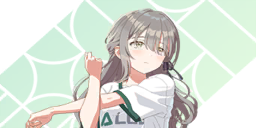
#> input picture assets/pack/support/img_general_csprt-1-0013_thumb-landscape.png, 256 x 128 px; its folder holds only this picture in this run
$ python -i idols.py   (imports and definitions only)
#> lines starting #> are read from the running program, lines starting #| are printed output that depends on the picture; after the words box and inside, x2 and y2 are one past the last pixel; in counts of white or black regions, pixels touching at a corner belong together
#> further down, picture is the input picture: shape (128, 256, 3); mean B, G, R 216.7, 226.8, 218.9
"""偶像卡图库（编成第 1 步选偶像）：和 KAA image_db 的 idols 库同一套做法，不依赖 KAA。

图：AssetSource.game_data("idol_cards")（KAA 公开数据的 idol_cards/，<skin id>_<n>.png）。描述子：HSV 三通道各 8 档的直方图，
画面均分 3×3 共 9 块分别算、各自 cv2.normalize 后拼接（同 KAA HistDescriptor(8)）；距离：卡方 0.5·Σ(a−b)²/(a+b)
（同 KAA 的 FlatIndex CHI2）。整库第一次用时现算（几百张，约 1 秒），之后缓存。
"""

from __future__ import annotations

from functools import cache
from pathlib import Path

import cv2
import numpy as np

BINS = 8


def descriptor(img: np.ndarray) -> np.ndarray:
    hsv = cv2.cvtColor(img, cv2.COLOR_BGR2HSV)
#> hsv: shape (128, 256, 3); mean H, S, V 44.5, 22, 231.6
    h, w = hsv.shape[:2]
#> h = 128; w = 256
    parts = []
    for i in range(3):
        for j in range(3):
            mask = np.zeros((h, w), np.uint8)
            mask[i * h // 3 : (i + 1) * h // 3, j * w // 3 : (j + 1) * w // 3] = 255
            hist = cv2.calcHist([hsv], [0, 1, 2], mask, [BINS] * 3, [0, 180, 0, 256, 0, 256])
            parts.append(cv2.normalize(hist, hist).flatten())
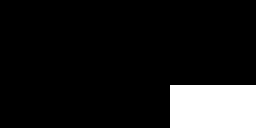
#> mask: shape (128, 256); 11.3% white; 1 white region, box (x1, y1, x2, y2) and area: (170, 85, 256, 128) 3698
#> after the loop, parts = 9 items
    return np.concatenate(parts).astype(np.float32)


def _idol_dir() -> Path | None:
    from hiro import plugins

    src = plugins.get("asset_source")
    return src.game_data("idol_cards") if src is not None and hasattr(src, "game_data") else None


@cache
def _db() -> tuple[tuple[str, ...], np.ndarray]:
    d = _idol_dir()
    files = sorted(d.glob("*.png")) if d is not None and d.is_dir() else []
    keys, vecs = [], []
    for f in files:
        img = cv2.imread(str(f))
        if img is not None:
            keys.append(f.name)
            vecs.append(descriptor(img))
    return tuple(keys), (np.stack(vecs) if vecs else np.zeros((0, BINS**3 * 9), np.float32))


def query(img: np.ndarray, threshold: float | None = None) -> tuple[str, float] | None:
    """最像的一张：(文件名, 卡方距离)；库是空的或距离 ≥ threshold 时 None。"""
    keys, mat = _db()
    if not keys:
        return None
    q = descriptor(img)
    d = 0.5 * np.sum((mat - q) ** 2 / (mat + q + 1e-10), axis=1)
    i = int(np.argmin(d))
    return None if threshold is not None and d[i] >= threshold else (keys[i], float(d[i]))

>>> import cv2
>>> picture = cv2.imread('../../../assets/pack/support/img_general_csprt-1-0013_thumb-landscape.png')
>>> result = descriptor(picture)
#> result = 4608 values, max 0.995 at index 1159, min 0 at index 0, mean 0.00354
